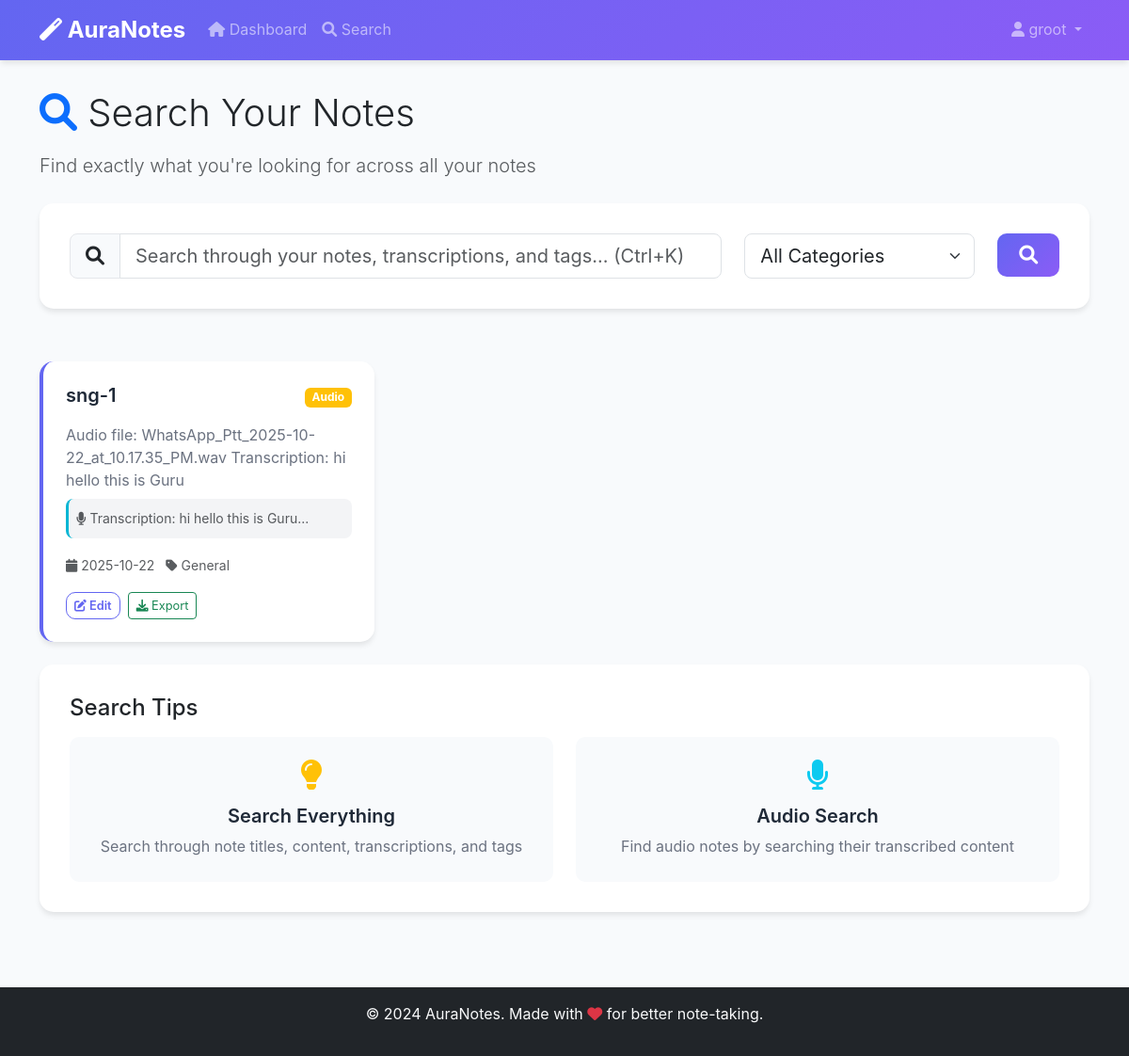
/search (signed in), run on an earlier commit of the app's database.
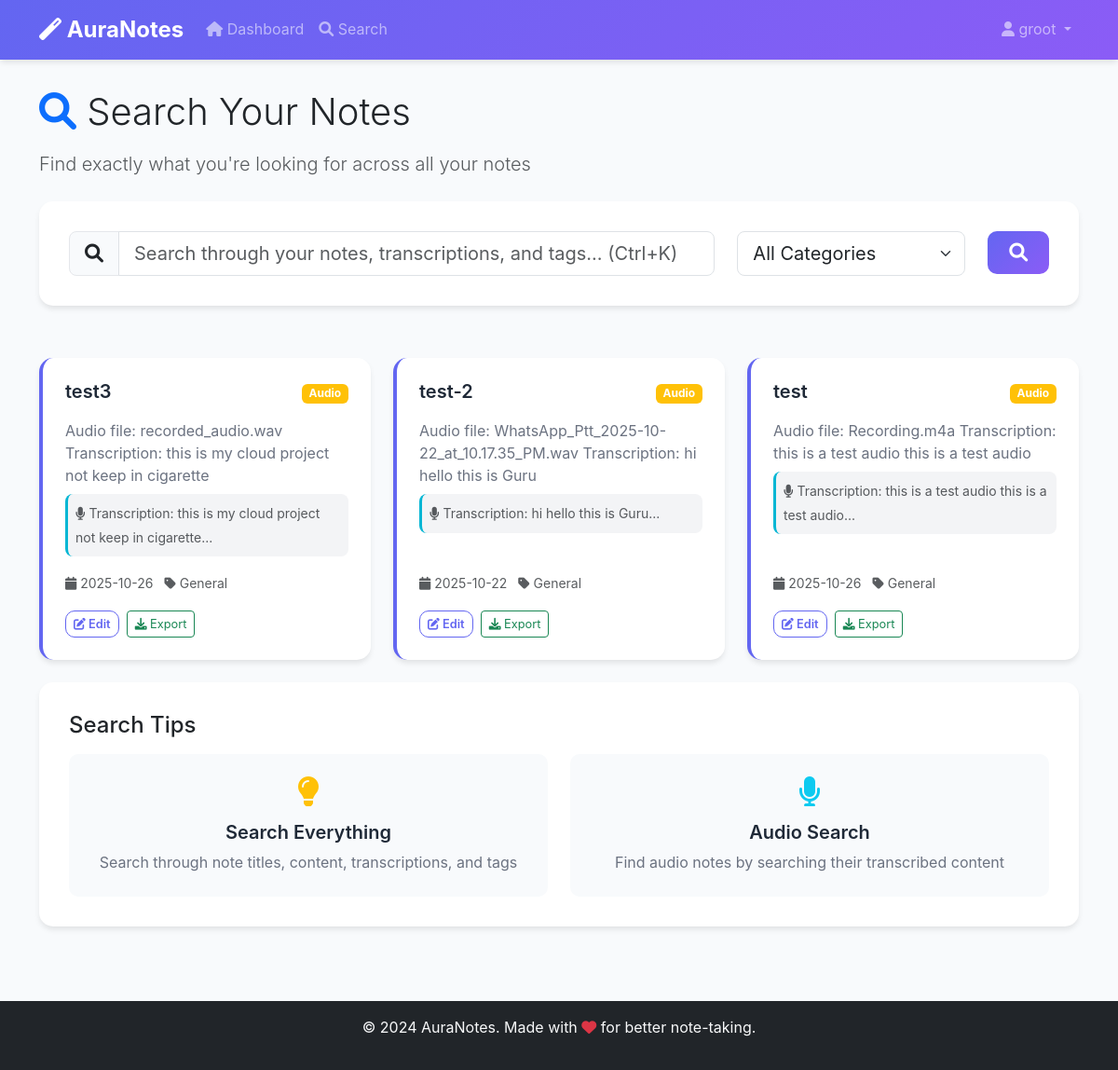
And on a later commit of the database.
### app.py (models this page shows)
class Note(db.Model):
    id = db.Column(db.Integer, primary_key=True)
    title = db.Column(db.String(200), nullable=False)
    content = db.Column(db.Text, nullable=False)
    note_type = db.Column(db.String(20), nullable=False)  # 'text', 'file', 'audio'
    file_path = db.Column(db.String(500))
    transcription = db.Column(db.Text)  # For audio notes
    category = db.Column(db.String(50), default='General')
    tags = db.Column(db.String(500))  # JSON string of tags
    created_at = db.Column(db.DateTime, default=datetime.utcnow)
    updated_at = db.Column(db.DateTime, default=datetime.utcnow, onupdate=datetime.utcnow)
    user_id = db.Column(db.Integer, db.ForeignKey('user.id'), nullable=False)
    is_shared = db.Column(db.Boolean, default=False)
    shared_with = db.Column(db.String(500))  # JSON string of user IDs

### app.py (the view, shortened to what this page needs)
@app.route('/search')
@login_required
def search():
    query = request.args.get('q', '')
    category = request.args.get('category', '')
    notes_query = Note.query.filter_by(user_id=current_user.id)
    if category:
        notes_query = notes_query.filter_by(category=category)
    notes = notes_query.order_by(Note.updated_at.desc()).all()
    return render_template('search.html', notes=notes, query=query, category=category)

### app.py (called while the page is built)
@login_manager.user_loader
def load_user(user_id):
    return User.query.get(int(user_id))

### templates/search.html (shortened to what the changed rows need)
{% extends "base.html" %}
{% block content %}
<div class="search-container">
    <div class="container">
        <div class="row">
            <div class="col-12">
                <div class="search-header mb-4">
                    <h1 class="display-6 mb-3">
                        <i class="fas fa-search text-primary"></i> Search Your Notes
                    </h1>
                </div>
            </div>
        </div>
        <div class="row">
            {% for note in notes %}
            <div class="col-md-6 col-lg-4 mb-4">
                <div class="note-card search-result-card">
                    <div class="note-header">
                        <h5 class="note-title">{{ note.title }}</h5>
                        <div class="note-type-badge">
                            {% if note.note_type == 'text' %}
                                <span class="badge bg-primary">Text</span>
                            {% elif note.note_type == 'file' %}
                                <span class="badge bg-success">File</span>
                            {% elif note.note_type == 'audio' %}
                                <span class="badge bg-warning">Audio</span>
                            {% endif %}
                        </div>
                    </div>
                    <div class="note-content">
                        <p class="note-preview">{{ note.content[:150] }}{% if note.content|length > 150 %}...{% endif %}</p>
                        {% if note.transcription %}
                        <div class="transcription-preview">
                            <small class="text-muted">
                                <i class="fas fa-microphone"></i> Transcription: {{ note.transcription[:100] }}...
                            </small>
                        </div>
                        {% endif %}
                    </div>
                    <div class="note-meta">
                        <small class="text-muted">
                            <i class="fas fa-calendar"></i> {{ note.created_at.strftime('%Y-%m-%d') }}
                            <i class="fas fa-tag ms-2"></i> {{ note.category }}
                        </small>
                    </div>
                    <div class="note-actions">
                        <a href="{{ url_for('edit_note', note_id=note.id) }}" class="btn btn-sm btn-outline-primary">
                            <i class="fas fa-edit"></i> Edit
                        </a>
                        <a href="{{ url_for('export_note', note_id=note.id) }}" class="btn btn-sm btn-outline-success">
                            <i class="fas fa-download"></i> Export
                        </a>
                    </div>
                </div>
            </div>
            {% endfor %}
        </div>
    </div>
</div>
{% endblock %}

What changed in the data, as far as the page shows it:
added Note: title "test3", note_type "Audio", content "Audio file: recorded_audio.wav Transcription: this is my cloud project not keep in cigarette", transcription "this is my cloud project not keep in cigarette", created_at "2025-10-26", category "General"
changed Note "hi hello this is Guru": title "sng-1" → "test-2"
added Note: title "test", note_type "Audio", content "Audio file: Recording.m4a Transcription: this is a test audio this is a test audio", transcription "this is a test audio this is a test audio", created_at "2025-10-26", category "General"
